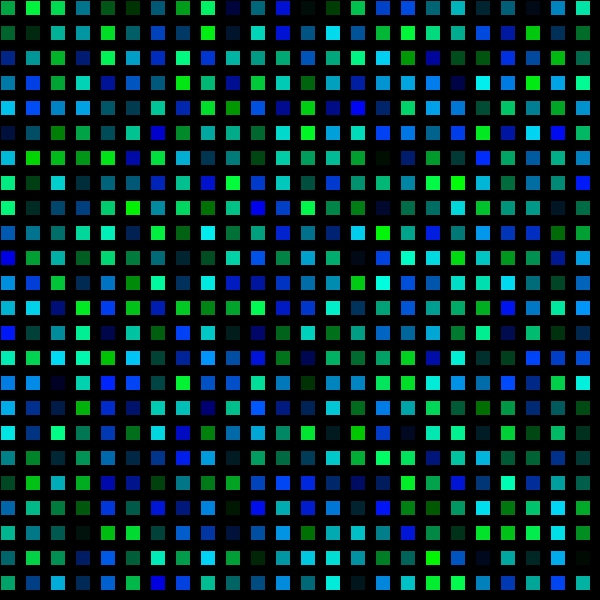
Frame 1 (no input)
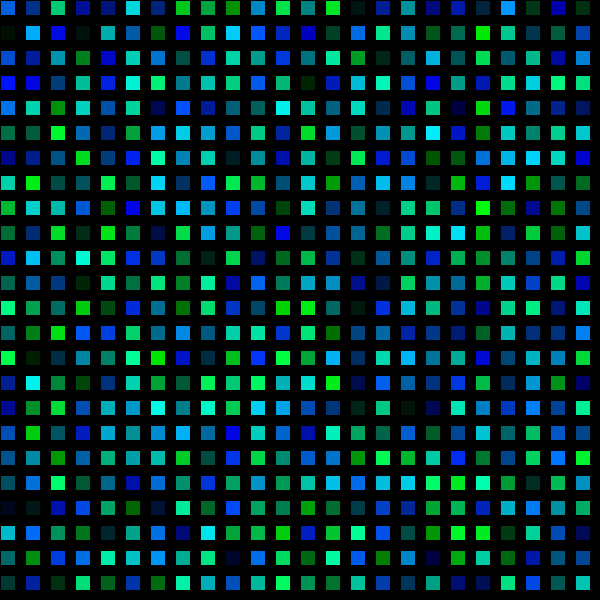
Frame 2 (the mouse pressed at the canvas centre, redrawn once)

The Processing sketch that drew these frames (run headless with seeded random() and noise(); the mouse was pressed at the canvas centre and the sketch redrawn once):

// Processing sketch: processing_63463
// ── processing_63463.pde

void setup(){//definiçao das opçoes de setup
  
  size (600, 600);//tamanho da janela
  
  background (0);//cor de fundo (preto)
  
  smooth();//suavizar as formas
  
  noLoop();// sem movimento, imagem estatica
}

void draw(){// definiçao das opçoes de desenho
 for (int y = 0; y < 25; y++){// variavel para a posição x com o numero de objectos =  25
  
   for (int x = 0; x < 25; x = x+1){// variavel para a posição y com o numero de objectos =  25
    
    fill (0, random (255), random (255));// definiçao da cor aletario no verde e azul
    rect ( x * 25, y * 25, 15, 15);// desenho de quadrados a formar uma grelha com a posição x e y em conformidade com as variaveis

  
   }
 }
  
}
